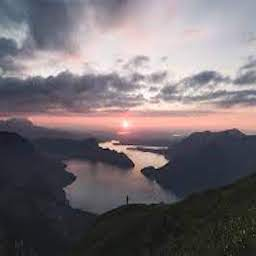
#> input picture Fifth/scenery.jpeg, 256 x 256 px, found by its file name
$ python HW05_0306.py
#> lines starting #> are read from the running program, lines starting #| are printed output that depends on the picture
import numpy as np
import cv2 as cv
from matplotlib import pyplot as plt

plt.rcParams['figure.figsize'] = [10, 5]

img = cv.imread('Fifth/scenery.jpeg',0)
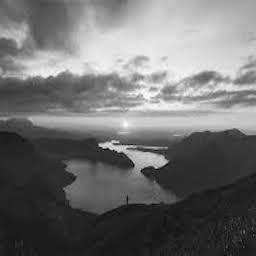
#> img: shape (256, 256); min 0, max 255, mean 111.7
#laplace
laplacian = cv.Laplacian(img,cv.CV_64F,ksize=3)
#sobel two times
sobelx1 = cv.Sobel(img,cv.CV_64F,1,0,ksize=3)
sobely1 = cv.Sobel(img,cv.CV_64F,0,1,ksize=3)
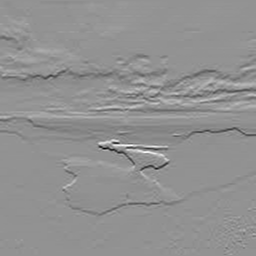
#> sobely1: shape (256, 256) float64; min -818, max 610, mean -3.4; drawn with min black and max white
sobel1 = np.sqrt( np.square(sobelx1) + np.square(sobely1))
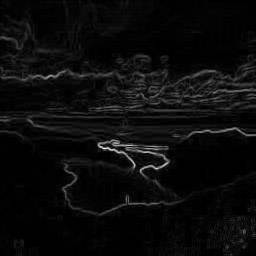
#> sobel1: shape (256, 256) float64; min 0, max 818.4, mean 37.5; drawn with min black and max white
sobelx2 = cv.Sobel(sobel1,cv.CV_64F,1,0,ksize=3)
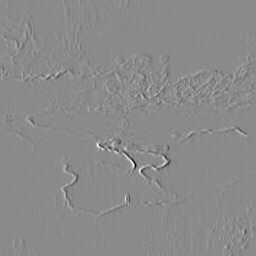
#> sobelx2: shape (256, 256) float64; min -2266.2, max 1900.6, mean 0.4; drawn with min black and max white
sobely2 = cv.Sobel(sobel1,cv.CV_64F,0,1,ksize=3)
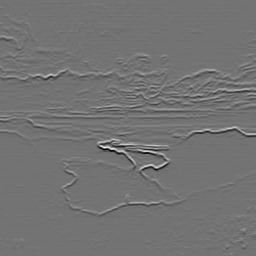
#> sobely2: shape (256, 256) float64; min -2376, max 2877.2, mean 0.1; drawn with min black and max white
sobel2 = np.sqrt( np.square(sobelx2) + np.square(sobely2))

#changing before adding
Laps = laplacian*100.0/np.amax(laplacian)
better_with_laplacian = abs(img + Laps) #Add negative Laplacian to the original image
better_with_laplacian *= 255.0/np.amax(better_with_laplacian)
Sob = sobel2*100.0/np.amax(sobel2)
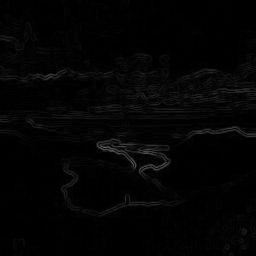
#> Sob: shape (256, 256) float64; min 0, max 100, mean 4.2
better_with_sobel = abs(img + Sob) #Add negative Laplacian to the original image
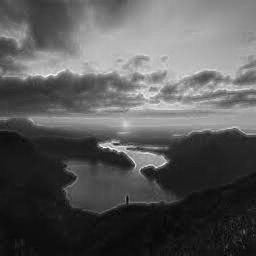
#> better_with_sobel: shape (256, 256) float64; min 11.12, max 310, mean 115.9; drawn with min black and max white
better_with_sobel *= 255.0/np.amax(better_with_sobel)


plt.subplot(2,3,1),plt.imshow(img,cmap = 'gray')
plt.title('Original'), plt.xticks([]), plt.yticks([])
plt.subplot(2,3,2),plt.imshow(laplacian,cmap = 'gray')
plt.title('Laplacian'), plt.xticks([]), plt.yticks([])
plt.subplot(2,3,3),plt.imshow(sobel2,cmap = 'gray')
plt.title('Sobel'), plt.xticks([]), plt.yticks([])
plt.subplot(2,3,5),plt.imshow(better_with_laplacian,cmap = 'gray')
plt.title('Enhanced with laplacian'), plt.xticks([]), plt.yticks([])
plt.subplot(2,3,6),plt.imshow(better_with_sobel,cmap = 'gray')
plt.title('Enhanced with sobel'), plt.xticks([]), plt.yticks([])
plt.show()
